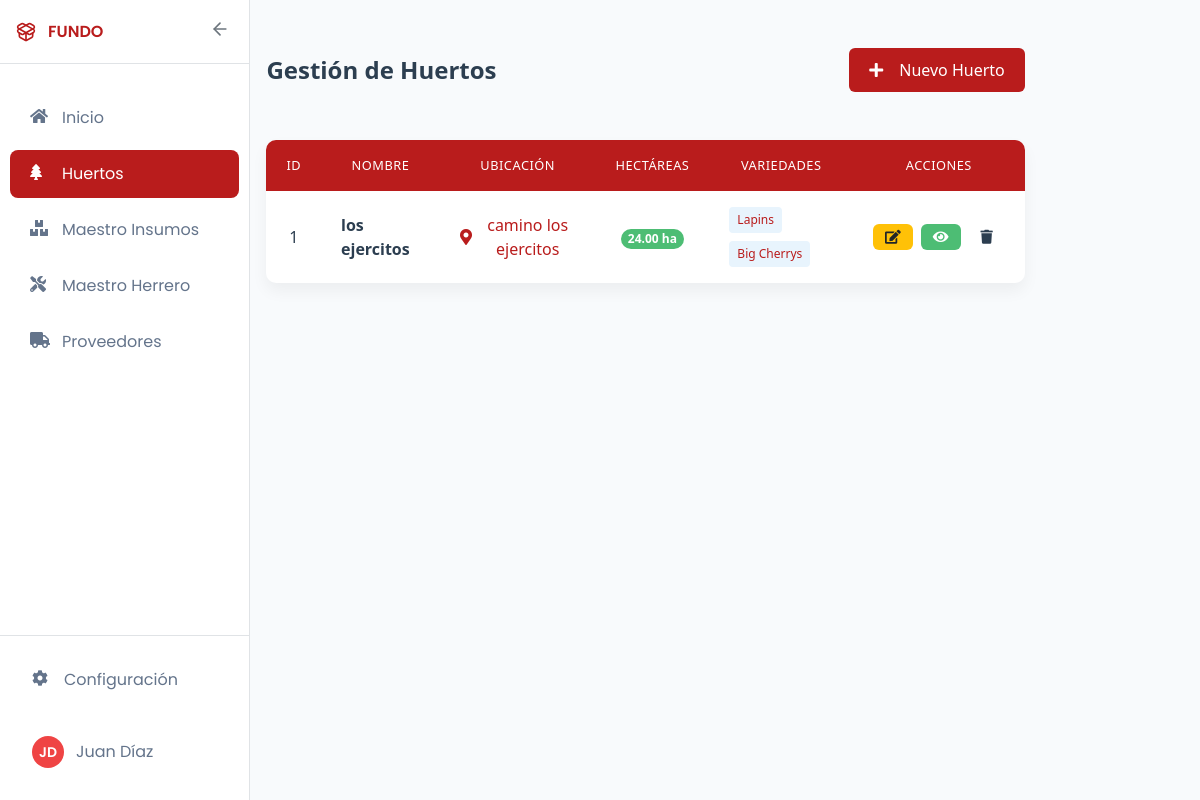
The app's page /huertos/ with its own data.
### core/models.py (models this page shows, shortened)
class Huerto(models.Model):
    nombre = models.CharField(max_length=100, unique=True)
    hcta_total = models.DecimalField(max_digits=10, decimal_places=2)
    nombre_ubicacion = models.CharField(max_length=100, null=True, blank=True)
    ubicacion = models.CharField(max_length=500, null=True, blank=True)

class Plantacion(models.Model):
    huerto = models.ForeignKey(Huerto, on_delete=models.CASCADE, related_name='plantaciones')
    variedad = models.CharField(max_length=255)
    hcta_total = models.DecimalField(max_digits=10, decimal_places=2)

### core/views.py (the view)
# urls.py: path("huertos/", views.huertos, name="huertos"),
def huertos(request):
    huertos_list = Huerto.objects.all().prefetch_related('plantaciones')
    paginator = Paginator(huertos_list, 15)
    page_number = request.GET.get('page')
    huertos = paginator.get_page(page_number)
    return render(request, 'core/huertos.html', {'huertos': huertos})

### core/templates/core/huertos.html (shortened to what this page needs)
{% extends 'core/base.html' %}
{% block content %}
<div class="dashboard-container">
    <div class="dashboard-header">
        <h2>Gestión de Huertos</h2>
        <a href="{% url 'agregar_huertos' %}" class="btn btn-primary">
            <i class="fas fa-plus"></i> Nuevo Huerto
        </a>
    </div>
    <div class="card table-responsive">
        <table class="modern-table">
            <thead>
                <tr>
                    <th class="text-center">ID</th>
                    <th class="text-center">Nombre</th>
                    <th class="text-center">Ubicación</th>
                    <th class="text-center">Hectáreas</th>
                    <th class="text-center">Variedades</th>
                    <th class="text-center">Acciones</th>
                </tr>
            </thead>
            <tbody>
                {% for huerto in huertos %}
                <tr>
                    <td class="text-center">{{ huerto.id }}</td>
                    <td>
                        <div class="font-weight-600">{{ huerto.nombre }}</div>
                    </td>
                    <td class="text-center">
                        {% if huerto.ubicacion %}
                        <a href="{{ huerto.ubicacion }}" target="_blank" class="location-link">
                            <i class="fas fa-map-marker-alt"></i> {{ huerto.nombre_ubicacion|default:"Sin ubicación" }}
                        </a>
                        {% else %}
                        <span class="text-muted">Sin ubicación</span>
                        {% endif %}
                    </td>
                    <td class="text-center">
                        <span class="badge badge-pill badge-accent">{{ huerto.hcta_total }} ha</span>
                    </td>
                    <td class="text-center">
                        {% if huerto.plantaciones.all %}
                        <div class="varieties-container">
                            {% for plantacion in huerto.plantaciones.all|slice:":3" %}
                            <span class="variety-tag">{{ plantacion.variedad }}</span>
                            {% endfor %}
                        </div>
                        {% else %}
                        <span class="text-muted">Sin plantaciones</span>
                        {% endif %}
                    </td>
                    <td class="text-center">
                        <div class="action-buttons">
                            <a href="{% url 'editar_huerto' huerto.id %}" class="btn btn-sm btn-edit" title="Editar">
                                <i class="fas fa-edit"></i>
                            </a>
                            <a href="{% url 'detalle_huerto' huerto.id %}" class="btn btn-sm btn-view" title="Ver detalles">
                                <i class="fas fa-eye"></i>
                            </a>
                            <a href="{% url 'eliminar_huerto' huerto.id %}" class="btn btn-sm btn-danger" title="Eliminar">
                                <i class="fas fa-trash"></i>
                            </a>
                        </div>
                    </td>
                </tr>
                {% endfor %}
            </tbody>
        </table>
    </div>
</div>
{% endblock %}

### records on screen
Huerto: id "1", nombre "los ejercitos", nombre_ubicacion "camino los ejercitos", hcta_total "24.00"
Plantacion: variedad "Lapins"
Plantacion: variedad "Big Cherrys"
